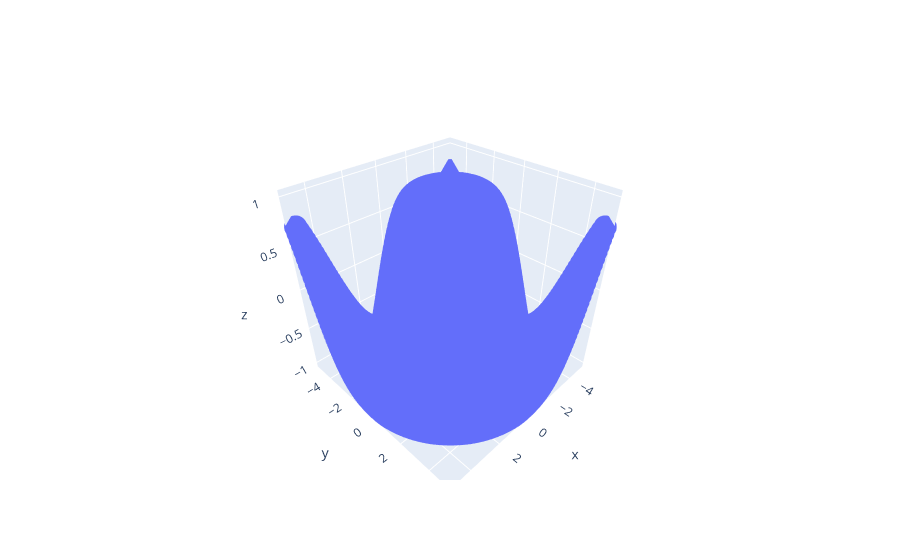

Write notebook code for a chart like this one.
### Code cell
#4. Using the given x and y data, generate a 3D surface plot to visualize the function

x = np.linspace(-5, 5, 100)
y = np.linspace(-5, 5, 100)
x, y = np.meshgrid(x, y)
z = np.sin(np.sqrt(x**2 + y**2))
data = {
'X': x.flatten(),
'Y': y.flatten(),
'Z': z.flatten()
}

Tdf = pd.DataFrame(data)

fig = go.Figure()

fig.add_trace(go.Scatter3d(x= Tdf['X'], 
                           y= Tdf['Y'],
                           z = Tdf['Z'],
                           mode='markers',
                         ))

### Figure 1 — Plotly figure (JSON) as saved in the notebook; plotly's stock layout.template omitted (floating-point values rounded to 4 significant figures; data arrays with more than 128 entries replaced by an {"elided": "..."} marker saying what was removed)
{"data": [{"mode": "markers", "type": "scatter3d", "x": {"elided": "10000 float values"}, "y": {"elided": "10000 float values"}, "z": {"elided": "10000 float values"}}], "layout": {}}
